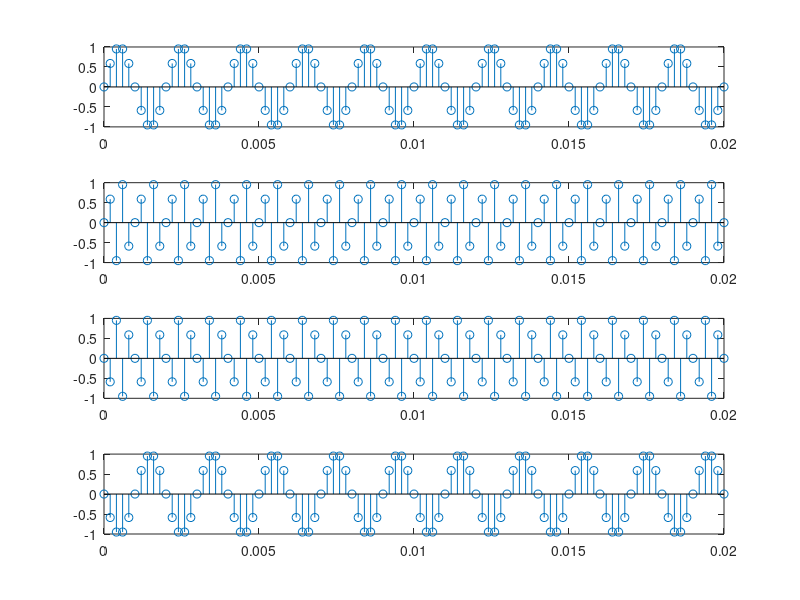
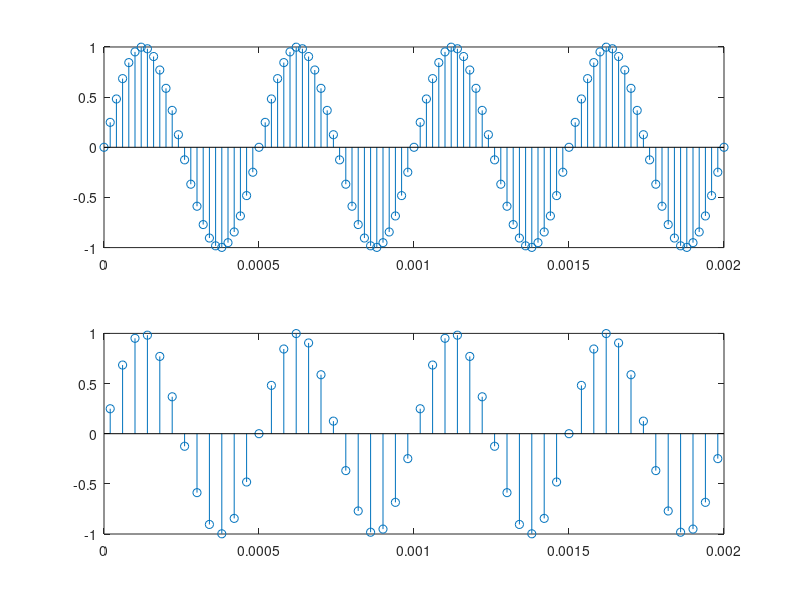

Recreate these plots in MATLAB, in order.
n = 0:100;

Fs1 = 5e3;

Fo_05 = 0.5e3;
Fo_2 = 2e3;
Fo_3 = 3e3;
Fo_45 = 4.5e3;

t= n./Fs1;
x_05 = sin(2*pi*Fo_05.*t);
x_2 = sin(2*pi*Fo_2.*t);
x_3 = sin(2*pi*Fo_3.*t);
x_45 = sin(2*pi*Fo_45.*t);

figure(1);
subplot(4,1,1);
stem(t,x_05);
subplot(4,1,2);
stem(t,x_2);
subplot(4,1,3);
stem(t,x_3);
subplot(4,1,4);
stem(t,x_45);

%% Part 2
Fs2 = 50e3;

Fo = 2e3;

t1 = n./Fs2;
t2 = t1(2:2:100);

x = sin(2*pi*Fo.*t1);
y = x(2:2:100);

figure(2);
subplot(2, 1, 1);
stem(t1,x);
subplot(2, 1, 2);
stem(t2,y);